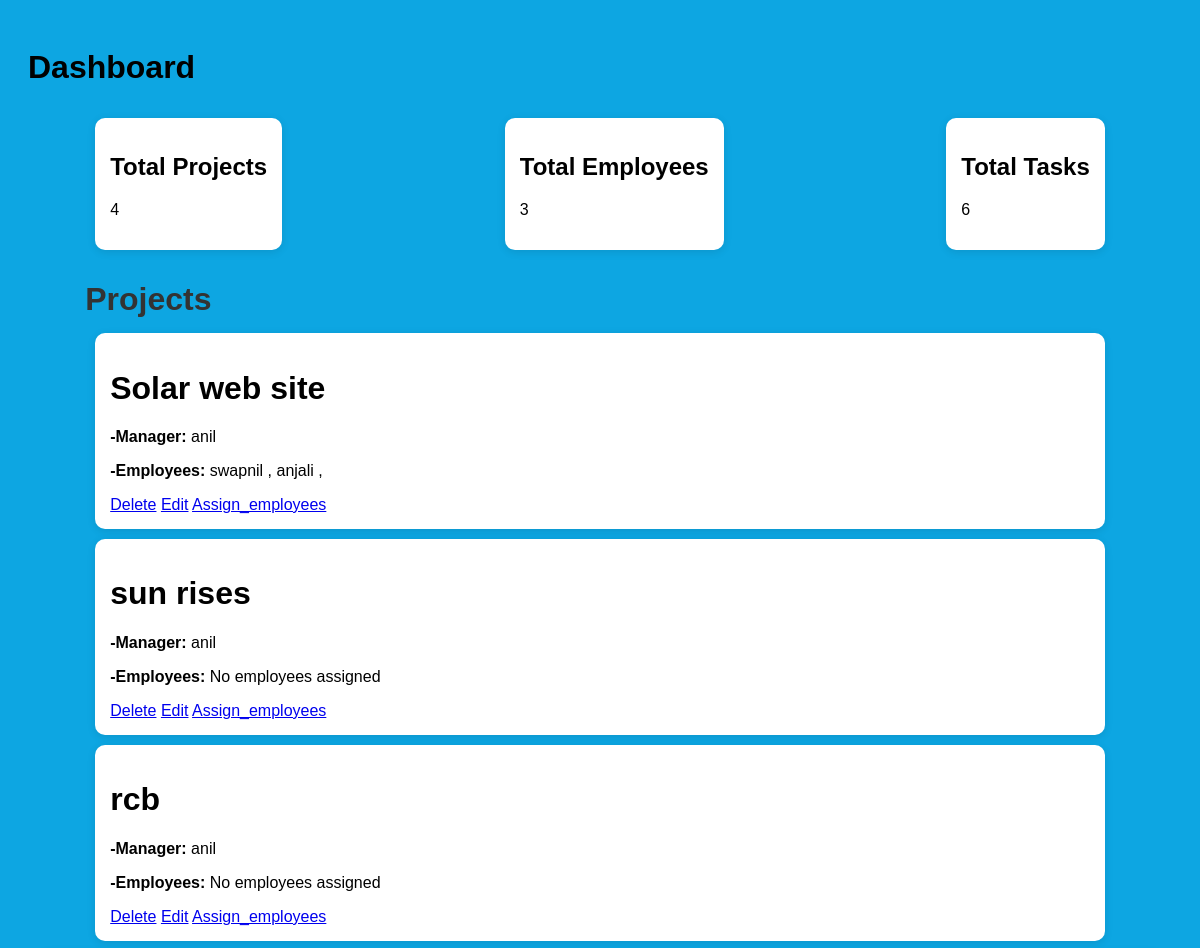
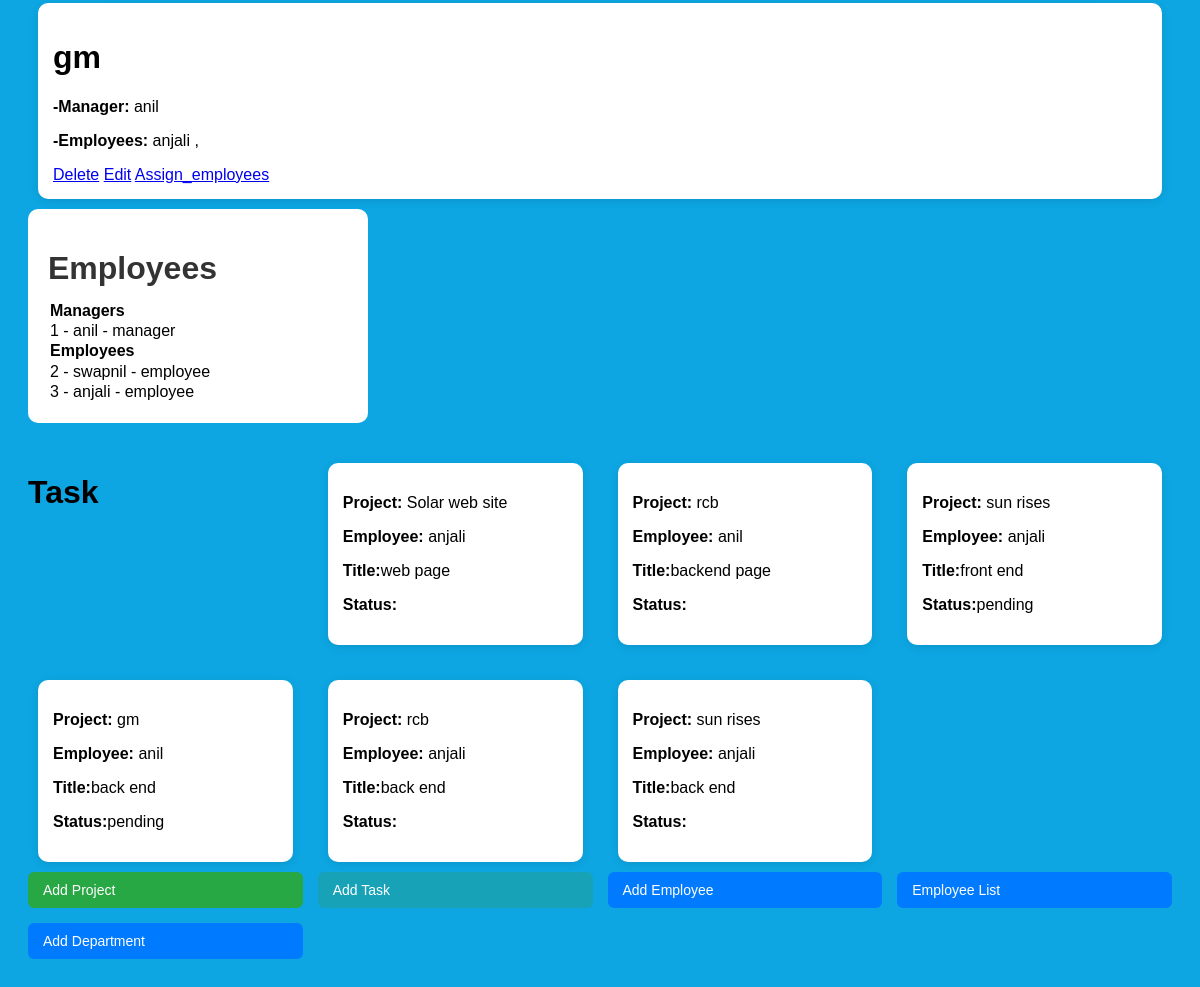
The page / on the database its author committed (2 pictures, top to bottom).
### mnc/models.py (models this page shows, shortened)
class Project(models.Model):
    name = models.CharField(max_length=200)
    description = models.TextField()
    manager = models.ForeignKey(Employee, on_delete=models.CASCADE)
    department = models.ManyToManyField(Department, related_name='projects')
    employees = models.ManyToManyField(Employee, related_name='projects')

class Employee(models.Model):
    user = models.CharField(max_length=100)
    department = models.ForeignKey(Department, on_delete=models.CASCADE, null=True,blank=True)
    role = models.CharField(max_length=50, choices=[
        ('manager', 'Manager'),
        ('employee', 'Employee')
    ])
    def __str__(self):
        return self.user

class Task(models.Model):
    project = models.ForeignKey(Project, on_delete=models.CASCADE)
    title = models.CharField(max_length=200)
    assigned_to = models.ForeignKey(Employee, on_delete=models.CASCADE)
    status = models.CharField(max_length=50)
    STATUS_CHOICES=[
        ('pending', 'Pending'),
        ('in_progress', 'In Progress'),
        ('completed', 'Completed')
    ]
    status = models.CharField(
        max_length=20,
        choices=STATUS_CHOICES
    )

### mnc/views.py (the view)
# urls.py: path('',dashboard , name='dashboard'),
def dashboard(request):
    project= Project.objects.all()
    task = Task.objects.all()
    employees=Employee.objects.all()
    for proj in project:
        print(proj.employees.all())
    return render(request, 'mnc/dashboard.html', {'project': project ,'task':task,'employees':employees})

### templates/mnc/dashboard.html (shortened to what this page needs)
<!DOCTYPE html>
<html>
<head>
    <h1>Dashboard</h1>
    {% load static %}
    <link rel="stylesheet" href="{% static 'css/style.css' %}">
</head>
<div class="dashboard">
<div class="stats">
    <div class="card">
    <h2>Total Projects</h2>
    <p>{{ project|length }}</p>
    </div>
    <div class="card">
        <h2>Total Employees</h2>
        <p>{{ employees|length }}</p>
    </div>
    <div class="card">
        <h2>Total Tasks</h2>
        <p>{{ task|length }}</p>
    </div>
</div>
<div class="Section">
<h1 class="section-title" >Projects</h2>
<div class="">
{% for proj in project %}
    <div class="card">
        <h1>{{ proj.name }}</h1>
        <p><strong>-Manager:</strong> {{ proj.manager.user  }}
        <p><strong>-Employees:</strong>
        {% for emp in proj.employees.all %}
            {{emp.user}} ,
        {% empty %}
            No employees assigned
        {% endfor %}
    <div class="action">
        <a href="/delete_project/{{ proj.id }}/">Delete</a>
        <a href="/edit_project/{{ proj.id }}/">Edit</a>
        <a href="/assign_employees/{{proj.id }}/">Assign_employees</a>
    </div>
</div>
</div>
{% empty %}
    <p>No projects found</p>
{% endfor %}
<div class="section employee-box">
<h1 class="section-title"> Employees </h1>
    <optgroup label="Managers">
        {% for emp in employees %}
            {% if emp.role == "manager" %}
                <option value="{{ emp.id }}">
                </option>
            {% endif %}
        {% endfor %}
    </optgroup>
    <optgroup label="Employees">
        {% for emp in employees %}
            {% if emp.role == "employee" %}
                <option value="{{ emp.id }}">
                </option>
            {% endif %}
        {% endfor %}
    </optgroup>
</div>
<div class="grid">
<h1>  Task </h1>
{% for t in task %}
    <div class="card">
        <p><strong>Project:</strong> {{ t.project.name }}</p>
        <p><strong>Employee:</strong> {{ t.assigned_to.user }}</p>
        <p><strong>Title:</strong>{{ t.title }}</p>
        <p><strong>Status:</strong>{{ t.status}}</p>
    </div>
{% endfor %}
</div>
<div class="grid">
<a href="{% url 'add_project' %}" class="btn project">Add Project</a>
<a href="{% url 'add_task' %}" class="btn task">Add Task</a>
<a href="{% url 'add_employee' %}" class="btn">Add Employee</a>
<a href="{% url 'employee_list' %}" class="btn">Employee List</a>
<a href="{% url 'add_department' %}" class="btn">Add Department</a>
</div>

### static/css/style.css (style rules this page uses)
.card { background: white; padding: 15px; border-radius: 10px; margin: 10px; box-shadow: 0 2px 8px rgba(0,0,0,0.1); }
.stats { display: flex; gap: 20px; justify-content: space-between; }
.grid { display: grid; grid-template-columns: repeat(auto-fit, minmax(250px, 1fr)); gap: 15px; }
.section { margin-bottom: 30px; }
.section-title { margin-bottom: 15px; color: #333; }
.employee-box { background: white; padding: 20px; border-radius: 10px; width: 300px; }
.dashboard { width: 90%; margin: auto; }
.btn { padding: 10px 15px; background-color: #007bff; color: white; text-decoration: none; border-radius: 6px; font-size: 14px; transition: 0.3s; }
.project { background-color: #28a745; }
.task { background-color: #17a2b8; }

### rows shown on the page
Project: name "Solar web site", manager.user "anil"
Employee: user "swapnil", {{ emp.id }} 2 (drawn)
Employee: user "anjali", {{ emp.id }} 3 (drawn)
Project: name "sun rises", manager.user "anil"
Project: name "rcb", manager.user "anil"
Project: name "gm", manager.user "anil"
Task: project.name "Solar web site", assigned_to.user "anjali", title "web page"
Task: project.name "rcb", assigned_to.user "anil", title "backend page"
Task: project.name "sun rises", assigned_to.user "anjali", title "front end", status "pending"
Task: project.name "gm", assigned_to.user "anil", title "back end", status "pending"
Task: project.name "rcb", assigned_to.user "anjali", title "back end"
Task: project.name "sun rises", assigned_to.user "anjali", title "back end"

### other values the page prints
{{ project|length }} "4"
{{ employees|length }} "3"
{{ task|length }} "6"
